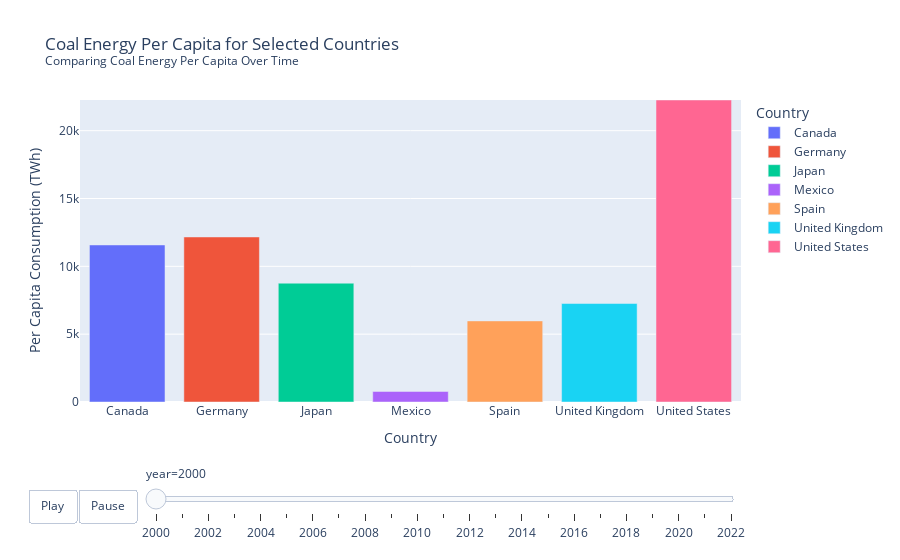

The code cell stored with this chart in its notebook:
### Code cell
# Filter the data for the years from 2000 to 2024
filtered_df = df[(df['year'] >= 2000) & (df['year'] <= 2024)]

# Define the selected countries
selected_countries = [
    'Canada', 'Germany', 'Japan', 'Mexico', 
    'Spain', 'United Kingdom', 'United States'
]

# Filter the DataFrame for the selected countries
ct = filtered_df[filtered_df['country'].isin(selected_countries)]

# Create the animation bar chart for coal energy per capita
fig_coal = px.bar(
    ct, 
    x='country', 
    y='coal_cons_per_capita', 
    color='country',
    animation_frame="year", 
    animation_group="country", 
    range_y=[0, ct['coal_cons_per_capita'].max()], 
    title=('Coal Energy Per Capita for Selected Countries<br><sup>Comparing Coal Energy Per Capita Over Time</sup>'),
    labels={'coal_cons_per_capita': 'Per Capita Consumption (TWh)', 'country': 'Country'}
)

# Adding Play and Pause buttons
fig_coal.update_layout(
    updatemenus=[{
        'buttons': [
            {
                'args': [None, {'frame': {'duration': 1000, 'redraw': True}, 'fromcurrent': True}],
                'label': 'Play',
                'method': 'animate'
            },
            {
                'args': [[None], {'frame': {'duration': 0, 'redraw': False}, 'mode': 'immediate', 'transition': {'duration': 0}}],
                'label': 'Pause',
                'method': 'animate'
            }
        ],
        'direction': 'left',
        'pad': {'r': 10, 't': 87},
        'showactive': False,
        'type': 'buttons',
        'x': 0.1,
        'xanchor': 'right',
        'y': 0,
        'yanchor': 'top'
    }]
)

# Display the figure
fig_coal.show()

### Figure 1 — Plotly figure (JSON) as saved in the notebook; plotly's stock layout.template omitted (floating-point values rounded to 4 significant figures)
{"data": [{"alignmentgroup": "True", "hovertemplate": "Country=%{x}<br>year=2000<br>Per Capita Consumption (TWh)=%{y}<extra></extra>", "ids": ["Canada"], "legendgroup": "Canada", "marker": {"color": "#636efa", "pattern": {"shape": ""}}, "name": "Canada", "offsetgroup": "Canada", "orientation": "v", "showlegend": true, "textposition": "auto", "type": "bar", "x": ["Canada"], "xaxis": "x", "y": [11580.0], "yaxis": "y"}, {"alignmentgroup": "True", "hovertemplate": "Country=%{x}<br>year=2000<br>Per Capita Consumption (TWh)=%{y}<extra></extra>", "ids": ["Germany"], "legendgroup": "Germany", "marker": {"color": "#EF553B", "pattern": {"shape": ""}}, "name": "Germany", "offsetgroup": "Germany", "orientation": "v", "showlegend": true, "textposition": "auto", "type": "bar", "x": ["Germany"], "xaxis": "x", "y": [12170.0], "yaxis": "y"}, {"alignmentgroup": "True", "hovertemplate": "Country=%{x}<br>year=2000<br>Per Capita Consumption (TWh)=%{y}<extra></extra>", "ids": ["Japan"], "legendgroup": "Japan", "marker": {"color": "#00cc96", "pattern": {"shape": ""}}, "name": "Japan", "offsetgroup": "Japan", "orientation": "v", "showlegend": true, "textposition": "auto", "type": "bar", "x": ["Japan"], "xaxis": "x", "y": [8758.0], "yaxis": "y"}, {"alignmentgroup": "True", "hovertemplate": "Country=%{x}<br>year=2000<br>Per Capita Consumption (TWh)=%{y}<extra></extra>", "ids": ["Mexico"], "legendgroup": "Mexico", "marker": {"color": "#ab63fa", "pattern": {"shape": ""}}, "name": "Mexico", "offsetgroup": "Mexico", "orientation": "v", "showlegend": true, "textposition": "auto", "type": "bar", "x": ["Mexico"], "xaxis": "x", "y": [778.4], "yaxis": "y"}, {"alignmentgroup": "True", "hovertemplate": "Country=%{x}<br>year=2000<br>Per Capita Consumption (TWh)=%{y}<extra></extra>", "ids": ["Spain"], "legendgroup": "Spain", "marker": {"color": "#FFA15A", "pattern": {"shape": ""}}, "name": "Spain", "offsetgroup": "Spain", "orientation": "v", "showlegend": true, "textposition": "auto", "type": "bar", "x": ["Spain"], "xaxis": "x", "y": [5976.0], "yaxis": "y"}, {"alignmentgroup": "True", "hovertemplate": "Country=%{x}<br>year=2000<br>Per Capita Consumption (TWh)=%{y}<extra></extra>", "ids": ["United Kingdom"], "legendgroup": "United Kingdom", "marker": {"color": "#19d3f3", "pattern": {"shape": ""}}, "name": "United Kingdom", "offsetgroup": "United Kingdom", "orientation": "v", "showlegend": true, "textposition": "auto", "type": "bar", "x": ["United Kingdom"], "xaxis": "x", "y": [7258.0], "yaxis": "y"}, {"alignmentgroup": "True", "hovertemplate": "Country=%{x}<br>year=2000<br>Per Capita Consumption (TWh)=%{y}<extra></extra>", "ids": ["United States"], "legendgroup": "United States", "marker": {"color": "#FF6692", "pattern": {"shape": ""}}, "name": "United States", "offsetgroup": "United States", "orientation": "v", "showlegend": true, "textposition": "auto", "type": "bar", "x": ["United States"], "xaxis": "x", "y": [22260.0], "yaxis": "y"}], "layout": {"barmode": "relative", "legend": {"title": {"text": "Country"}, "tracegroupgap": 0}, "sliders": [{"active": 0, "currentvalue": {"prefix": "year="}, "len": 0.9, "pad": {"b": 10, "t": 60}, "steps": [{"args": [["2000"], {"frame": {"duration": 0, "redraw": true}, "fromcurrent": true, "mode": "immediate", "transition": {"duration": 0, "easing": "linear"}}], "label": "2000", "method": "animate"}, {"args": [["2001"], {"frame": {"duration": 0, "redraw": true}, "fromcurrent": true, "mode": "immediate", "transition": {"duration": 0, "easing": "linear"}}], "label": "2001", "method": "animate"}, {"args": [["2002"], {"frame": {"duration": 0, "redraw": true}, "fromcurrent": true, "mode": "immediate", "transition": {"duration": 0, "easing": "linear"}}], "label": "2002", "method": "animate"}, {"args": [["2003"], {"frame": {"duration": 0, "redraw": true}, "fromcurrent": true, "mode": "immediate", "transition": {"duration": 0, "easing": "linear"}}], "label": "2003", "method": "animate"}, {"args": [["2004"], {"frame": {"duration": 0, "redraw": true}, "fromcurrent": true, "mode": "immediate", "transition": {"duration": 0, "easing": "linear"}}], "label": "2004", "method": "animate"}, {"args": [["2005"], {"frame": {"duration": 0, "redraw": true}, "fromcurrent": true, "mode": "immediate", "transition": {"duration": 0, "easing": "linear"}}], "label": "2005", "method": "animate"}, {"args": [["2006"], {"frame": {"duration": 0, "redraw": true}, "fromcurrent": true, "mode": "immediate", "transition": {"duration": 0, "easing": "linear"}}], "label": "2006", "method": "animate"}, {"args": [["2007"], {"frame": {"duration": 0, "redraw": true}, "fromcurrent": true, "mode": "immediate", "transition": {"duration": 0, "easing": "linear"}}], "label": "2007", "method": "animate"}, {"args": [["2008"], {"frame": {"duration": 0, "redraw": true}, "fromcurrent": true, "mode": "immediate", "transition": {"duration": 0, "easing": "linear"}}], "label": "2008", "method": "animate"}, {"args": [["2009"], {"frame": {"duration": 0, "redraw": true}, "fromcurrent": true, "mode": "immediate", "transition": {"duration": 0, "easing": "linear"}}], "label": "2009", "method": "animate"}, {"args": [["2010"], {"frame": {"duration": 0, "redraw": true}, "fromcurrent": true, "mode": "immediate", "transition": {"duration": 0, "easing": "linear"}}], "label": "2010", "method": "animate"}, {"args": [["2011"], {"frame": {"duration": 0, "redraw": true}, "fromcurrent": true, "mode": "immediate", "transition": {"duration": 0, "easing": "linear"}}], "label": "2011", "method": "animate"}, {"args": [["2012"], {"frame": {"duration": 0, "redraw": true}, "fromcurrent": true, "mode": "immediate", "transition": {"duration": 0, "easing": "linear"}}], "label": "2012", "method": "animate"}, {"args": [["2013"], {"frame": {"duration": 0, "redraw": true}, "fromcurrent": true, "mode": "immediate", "transition": {"duration": 0, "easing": "linear"}}], "label": "2013", "method": "animate"}, {"args": [["2014"], {"frame": {"duration": 0, "redraw": true}, "fromcurrent": true, "mode": "immediate", "transition": {"duration": 0, "easing": "linear"}}], "label": "2014", "method": "animate"}, {"args": [["2015"], {"frame": {"duration": 0, "redraw": true}, "fromcurrent": true, "mode": "immediate", "transition": {"duration": 0, "easing": "linear"}}], "label": "2015", "method": "animate"}, {"args": [["2016"], {"frame": {"duration": 0, "redraw": true}, "fromcurrent": true, "mode": "immediate", "transition": {"duration": 0, "easing": "linear"}}], "label": "2016", "method": "animate"}, {"args": [["2017"], {"frame": {"duration": 0, "redraw": true}, "fromcurrent": true, "mode": "immediate", "transition": {"duration": 0, "easing": "linear"}}], "label": "2017", "method": "animate"}, {"args": [["2018"], {"frame": {"duration": 0, "redraw": true}, "fromcurrent": true, "mode": "immediate", "transition": {"duration": 0, "easing": "linear"}}], "label": "2018", "method": "animate"}, {"args": [["2019"], {"frame": {"duration": 0, "redraw": true}, "fromcurrent": true, "mode": "immediate", "transition": {"duration": 0, "easing": "linear"}}], "label": "2019", "method": "animate"}, {"args": [["2020"], {"frame": {"duration": 0, "redraw": true}, "fromcurrent": true, "mode": "immediate", "transition": {"duration": 0, "easing": "linear"}}], "label": "2020", "method": "animate"}, {"args": [["2021"], {"frame": {"duration": 0, "redraw": true}, "fromcurrent": true, "mode": "immediate", "transition": {"duration": 0, "easing": "linear"}}], "label": "2021", "method": "animate"}, {"args": [["2022"], {"frame": {"duration": 0, "redraw": true}, "fromcurrent": true, "mode": "immediate", "transition": {"duration": 0, "easing": "linear"}}], "label": "2022", "method": "animate"}], "x": 0.1, "xanchor": "left", "y": 0, "yanchor": "top"}], "title": {"text": "Coal Energy Per Capita for Selected Countries<br><sup>Comparing Coal Energy Per Capita Over Time</sup>"}, "updatemenus": [{"buttons": [{"args": [null, {"frame": {"duration": 1000, "redraw": true}, "fromcurrent": true}], "label": "Play", "method": "animate"}, {"args": [[null], {"frame": {"duration": 0, "redraw": false}, "mode": "immediate", "transition": {"duration": 0}}], "label": "Pause", "method": "animate"}], "direction": "left", "pad": {"r": 10, "t": 87}, "showactive": false, "type": "buttons", "x": 0.1, "xanchor": "right", "y": 0, "yanchor": "top"}], "xaxis": {"anchor": "y", "categoryarray": ["Canada", "Germany", "Japan", "Mexico", "Spain", "United Kingdom", "United States"], "categoryorder": "array", "domain": [0, 1], "title": {"text": "Country"}}, "yaxis": {"anchor": "x", "domain": [0, 1], "range": [0, 22260.0], "title": {"text": "Per Capita Consumption (TWh)"}}}}
